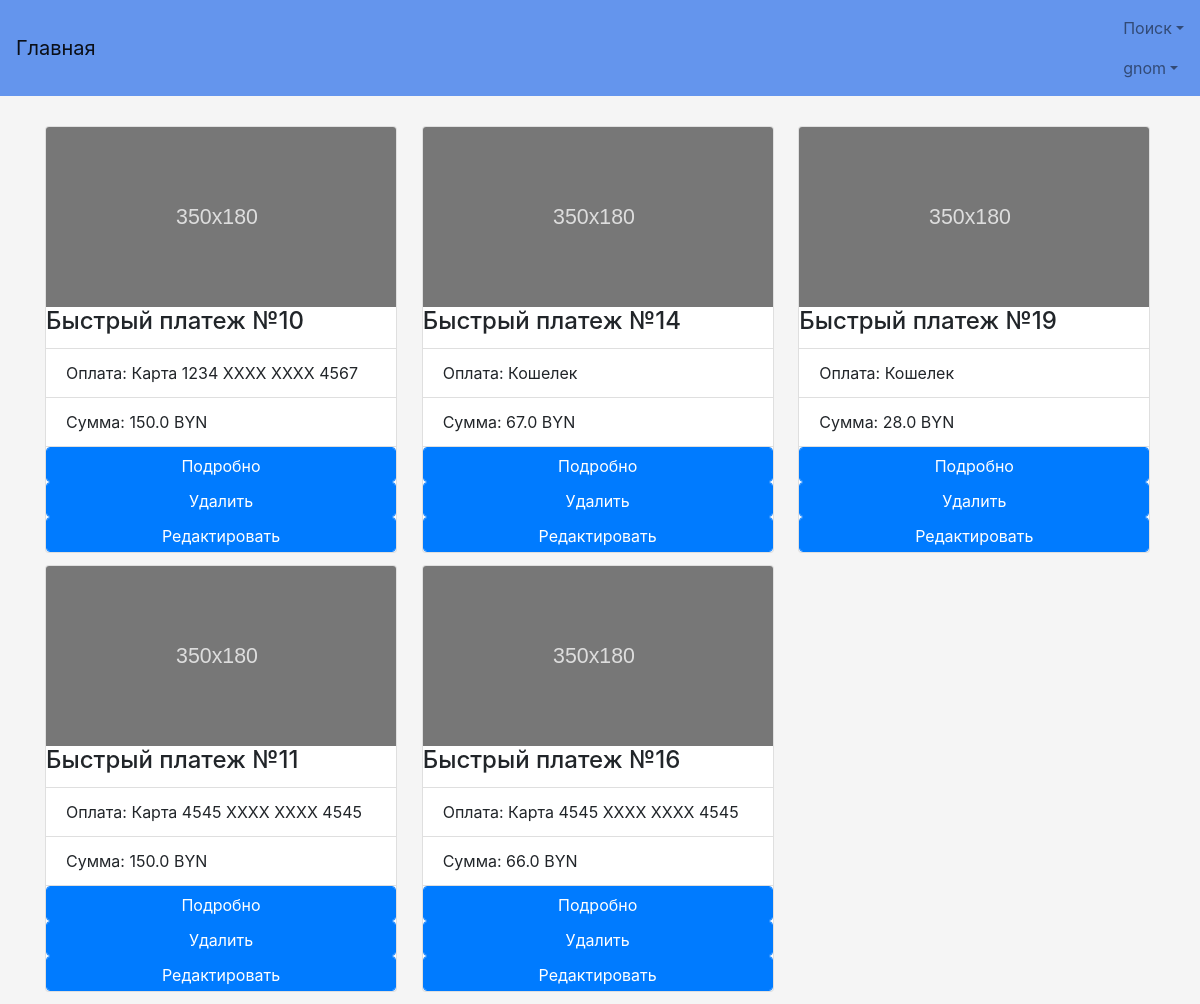
The page /profile/quickpayment (signed in) on the database as committed earlier.
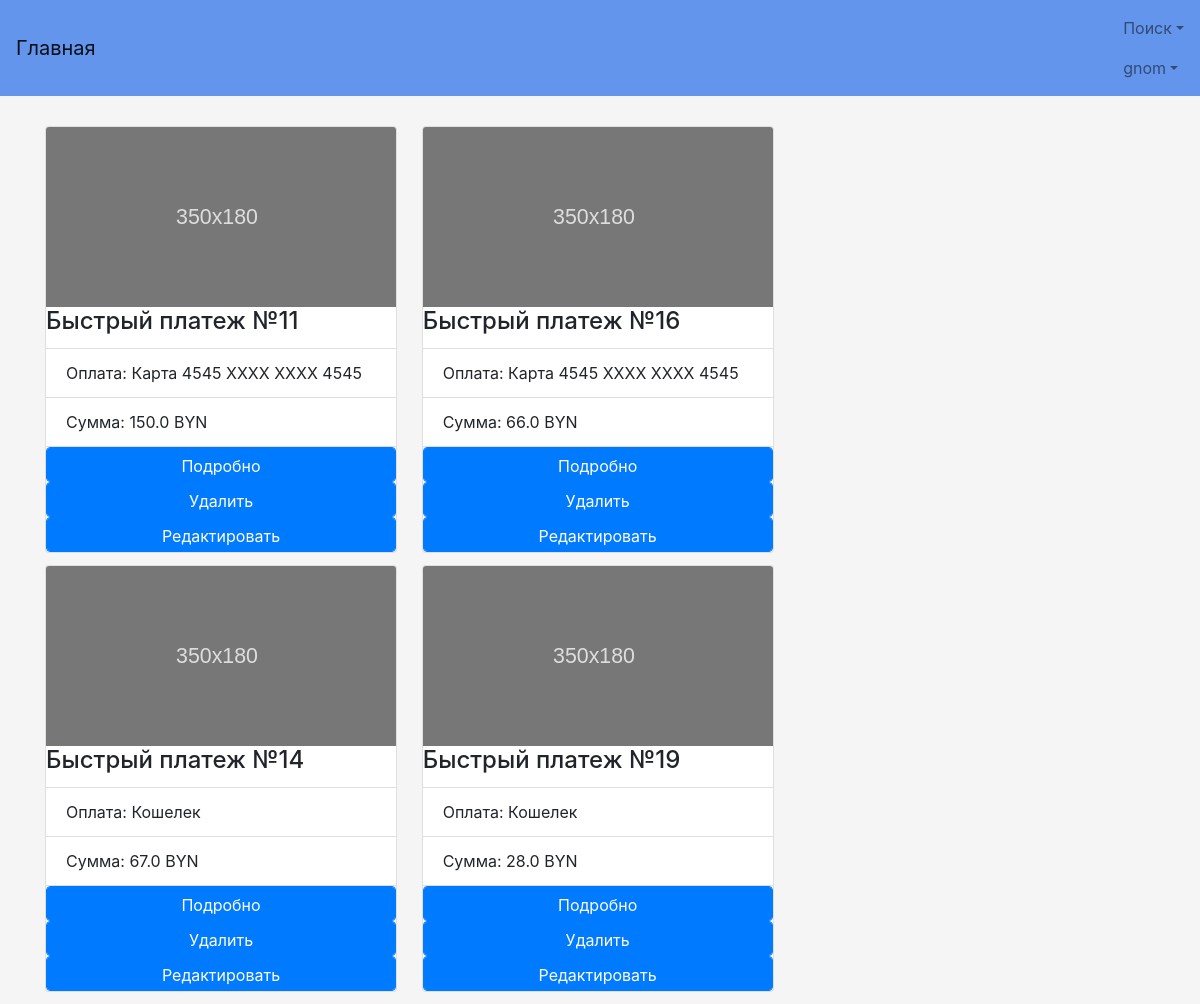
The same page on the database as committed later.
### TOFI/models.py (models this page shows)
class QuickPayment(models.Model):
    username = models.ForeignKey(MyUser)
    rent = models.ForeignKey(DoneRent)
    user_payment = models.CharField(max_length=50, default=None)
    amount = models.FloatField(default=None)

### user_profile/views.py (the view)
# urls.py: url(r'quickpayment', views.quick_payment, name='QuickPayment'),
def quick_payment(request):
    if request.user.is_anonymous or not request.user.is_active:
        return HttpResponseRedirect("/login")
    if request.method == 'GET':
        list_payments = list()
        payments = models.QuickPayment.objects.filter(username=request.user)
        for i in payments:
            try:
                list_payments.append(i)
            except:
                continue
        context = {'payments': list_payments}
        try:
            if request.GET['type'] == 'addautopayment':
                context.update({'addautopayment': True})
            else:
                context.update({'addautopayment': False})
        except:
            context.update({'addautopayment': False})
        return render(request, 'Profile/QuickPayment.html', context)

### TOFI/templatetags/filter_extra.py (called while the page is built)
def card_num_beautify(arg):
    if type(arg) == str and not arg == 'Кошелек':
        return 'Карта ' + arg[:4] + ' XXXX XXXX ' + arg[-4:]
    else:
        return arg

### TOFI/templates/Profile/QuickPayment.html (shortened to what this page needs)
{% extends "base.html" %}
{% block content %}
    {% load filter_extra %}
    {% if payments %}
        <div class="card-columns">
            {% for i in payments %}
                <div class="card " style="max-width: 22rem;">
                    <img class="card-img-top" src="/static/img/placeholder.svg" alt="Card image cap">
                    <div class="card-block">
                        <h4 class="card-title">Быстрый платеж №{{ i.id }}</h4>
                    </div>
                    <ul class="list-group list-group-flush">
                        <li class="list-group-item">Оплата: {{ i.user_payment|card_num_beautify }}</li>
                        <li class="list-group-item">Сумма: {{ i.amount }} BYN</li>
                    </ul>
                    <div class="card-block">
                        {% if addautopayment %}
                            <button onclick="func({{ i.id }})" class="btn btn-primary btn-block">Выбрать</button>
                        {% else %}
                            <form action="payment_info/{{ i.id }}">
                                <input type="submit" class="btn btn-primary btn-block" value="Подробно">
                            </form>
                        {% endif %}
                    </div>
                    <div class="card-block">
                        <form action="delete_quick_payment/{{ i.id }}">
                            <input type="submit" class="btn btn-primary btn-block" value="Удалить">
                        </form>
                    </div>
                    <div class="card-block">
                        <form action="edit_quick_payment/{{ i.id }}">
                            <input type="submit" class="btn btn-primary btn-block" value="Редактировать">
                        </form>
                    </div>
                    </div>
                {% endfor %}
        </div>
    {% else %}
        <div class="center">Быстрых платежей нет</div>
    {% endif %}
{% endblock %}

Rows that differ between the two databases and show on the page:
removed QuickPayment: id "10", user_payment|card_num_beautify "Карта 1234 XXXX XXXX 4567", amount "150.0"
